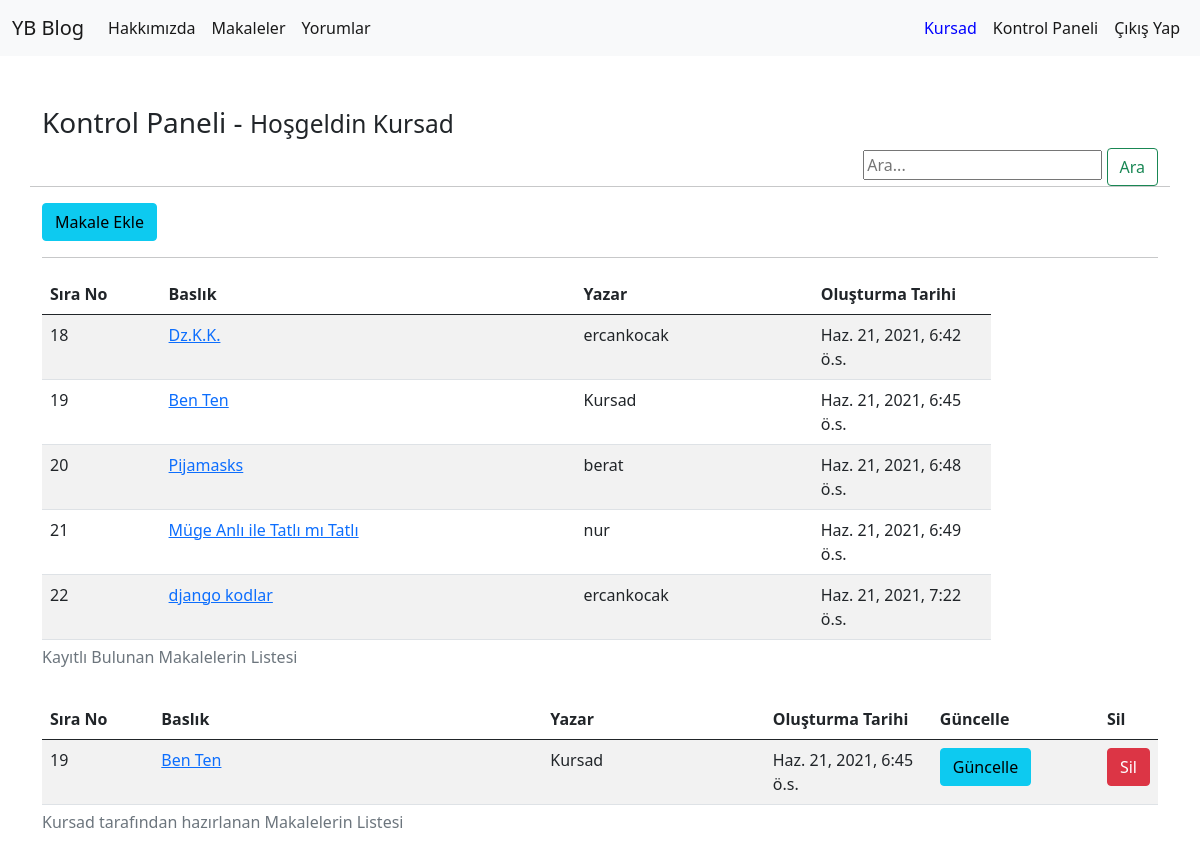
Screenshot of /dashboard/ (signed in) with the database file from the repository.
### article/models.py (models this page shows, shortened)
class Article(models.Model):
    author=models.ForeignKey("auth.User", on_delete=models.CASCADE, verbose_name="Yazar")
    title=models.CharField(max_length=50, verbose_name="Başlık")
    content = RichTextField()
    created_date= models.DateTimeField(auto_now_add=True)
    article_image=models.FileField(blank=True, null=True, verbose_name="Makaleye Foto Ekleyin")

### article/views.py (the view)
# urls.py: path('dashboard/',views.dashboard, name="dashboard"),
@login_required(login_url = "user:login")
def dashboard(request):
    keyword=request.GET.get("keyword")
    if keyword:
        articlelist=Article.objects.filter(title__contains=keyword)
        userarticlelist=Article.objects.filter(author=request.user,title__contains=keyword)
    else:
        articlelist=Article.objects.all()
        userarticlelist=Article.objects.filter(author=request.user)
    return render(request, "dashboard.html", {"articlelist":articlelist, "userarticlelist":userarticlelist})

### blogdj/templates/dashboard.html (shortened to what this page needs)
{% extends "layout.html" %}
{% block body %}
<div class="row">
  <h3>Kontrol Paneli - <small>Hoşgeldin {{request.user}}</small></h3>
<div>
  <form class="form-inline my-2 my-lg-0" style="float:right">
    <input class="mr-sm-2" type="search" name = "keyword" placeholder="Ara..." aria-label="Search">
    <button class="btn btn-outline-success my-2 my-sm-0" type="submit">Ara</button>
  </form>
</div>
  <hr>
  </div>
  <a href="{% url 'article:addarticle'%}"><button class="btn btn-info">Makale Ekle</button></a>
  <br>
  <table class="table table-striped" style="width: 85%" name ="allarticles">
    <caption><h6>Kayıtlı Bulunan Makalelerin Listesi</h6></caption>
    <colgroup>
      <col span="1" style="width: 10%;">
      <col span="1" style="width: 35%;">
      <col span="1" style="width: 20%;">
      <col span="1" style="width: 15%;">
   </colgroup>
    <thead class="thead-light">
    <tr>
      <th>Sıra No</th>
      <th>Baslık</th>
      <th>Yazar</th>
      <th>Oluşturma Tarihi</th>
    </tr>
  </thead>
  <tbody>
    {% if articlelist %}
    {% for article in articlelist %}
    <tr>
      <td>{{article.id}}</td>
      <td><a href="{% url 'article:detail' article.id%}">{{article.title}}</a></td>
      <td>{{article.author}}</td>
      <td>{{article.created_date}}</td>
    </tr>
    {% endfor %}
    {%else%}
    <div class="alert alert-danger">Belirtilen kriterde makale bulunamadı</div>
    {% endif %}
    <hr>
    <table class="table table-striped" style="width: 100%" name ="userarticles">
      <caption><h6>{{request.user.username}} tarafından hazırlanan Makalelerin Listesi</h6></caption>
      <colgroup>
        <col span="1" style="width: 10%;">
        <col span="1" style="width: 35%;">
        <col span="1" style="width: 20%;">
        <col span="1" style="width: 15%;">
        <col span="1" style="width: 15%;">
        <col span="1" style="width: 15%;">
     </colgroup>
      <thead class="thead-light">
      <tr>
        <th>Sıra No</th>
        <th>Baslık</th>
        <th>Yazar</th>
        <th>Oluşturma Tarihi</th>
        <th>Güncelle</th>
        <th>Sil</th>
      </tr>
    </thead>
    <tbody>
      {% if userarticlelist %}
      {% for article in userarticlelist %}
      <tr>
        <td>{{article.id}}</td>
        <td><a href="{% url 'article:detail' article.id%}">{{article.title}}</a></td>
        <td>{{article.author}}</td>
        <td>{{article.created_date}}</td>
        <td><a href="{% url 'article:update' article.id%}"><button class="btn btn-info">Güncelle</button></a></td>
        <td><a href="{% url 'article:delete' article.id%}"><button class="btn btn-danger">Sil</button></a>
      </tr>
      {% endfor %}
      {%else%}
      <div class="alert alert-danger">Belirtilen kriterde makale bulunamadı</div>
      {% endif %}
  </tbody>
  </table>
  {% endblock body %}

### blogdj/templates/includes/navbar.html (shortened to what this page needs)
<!DOCTYPE html>
<html lang="en">
  <head>
  </head>
  <body>
    <nav class="navbar navbar-expand-lg navbar-light bg-light">
      <div class="container-fluid">
        <a class="navbar-brand" href="{% url 'index'%}">YB Blog</a>
        <div class="collapse navbar-collapse col-6" id="navbarSupportedContent">
          <ul class="navbar-nav me-auto">
            <li class="nav-item">
              <a class="nav-link active" aria-current="page" href="{% url 'about'%}"
                >Hakkımızda</a
              >
            </li>
            <li class="nav-item">
              <a class="nav-link active" aria-current="page" href="{% url 'articles'%}"
                >Makaleler</a
              >
            </li>
            <li class="nav-item">
              <a class="nav-link active" aria-current="page" href="{% url 'comments'%}"
                >Yorumlar</a
              >
            </li>
          </ul>
        </div>
        <div class="d-flex justify-content-end" id="navbarSupportedContent">
          <ul class="navbar-nav me-auto">
            {%if request.user.is_authenticated%}
          <li class="nav-item">
            <a class="nav-link active" aria-current="page" style="font:italic; color:blue">{{request.user.username}}</a>
          </li>
          <li class="nav-item">
            <a class="nav-link active" aria-current="page" href="{% url 'dashboard'%}"
              >Kontrol Paneli</a
            >
          </li>
          <li class="nav-item">
            <a class="nav-link active" aria-current="page" href="{% url 'user:logout'%}"
              >Çıkış Yap</a
            >
          </li>
          {%endif%}
          </ul>
        </div>
      </div>
    </nav>
  </body>
</html>

### rows the page displays
Article: id "18", title "Dz.K.K.", author "ercankocak", created_date "Haz. 21, 2021, 6:42 ö.s."
Article: id "19", title "Ben Ten", author "Kursad", created_date "Haz. 21, 2021, 6:45 ö.s."
Article: id "20", title "Pijamasks", author "berat", created_date "Haz. 21, 2021, 6:48 ö.s."
Article: id "21", title "Müge Anlı ile Tatlı mı Tatlı", author "nur", created_date "Haz. 21, 2021, 6:49 ö.s."
Article: id "22", title "django kodlar", author "ercankocak", created_date "Haz. 21, 2021, 7:22 ö.s."

### other values shown
{{ request.user.username }} "Kursad"
{{ request.user }} "Kursad"
